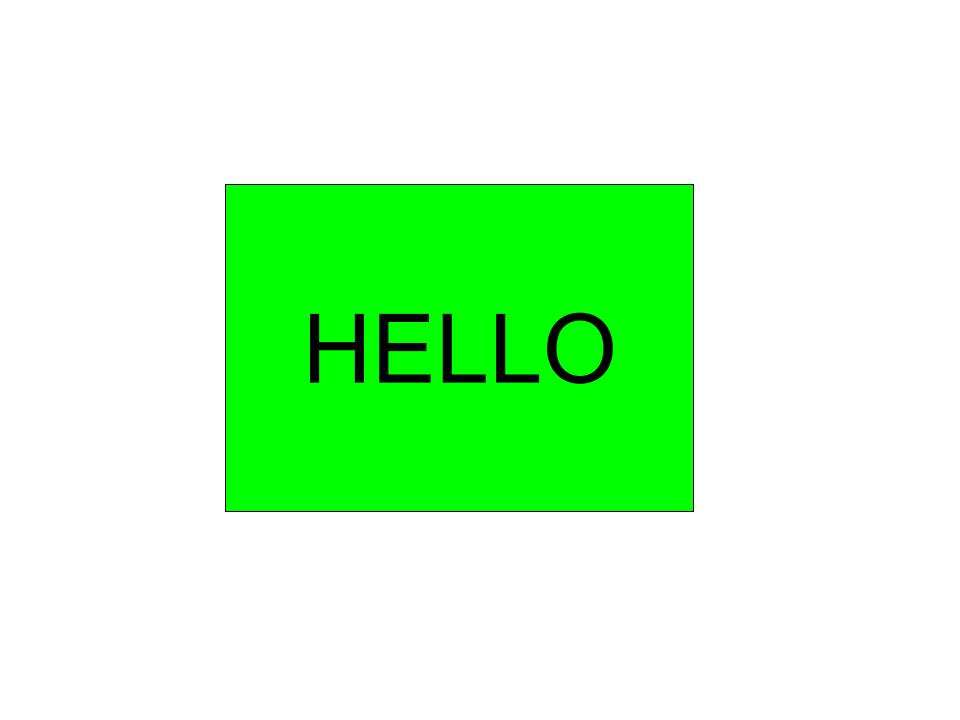
#> input picture image.jpg, 960 x 720 px
$ python main.py
#> lines starting #> are read from the running program, lines starting #| are printed output that depends on the picture; after the words box and inside, x2 and y2 are one past the last pixel; in counts of white or black regions, pixels touching at a corner belong together
import cv2
import numpy as np
import pytesseract
from matplotlib import pyplot as plt

img = cv2.imread("image.jpg")
#> img is the input picture: shape (720, 960, 3); mean B, G, R 198.8, 251.9, 198.5

gray = cv2.cvtColor(img, cv2.COLOR_BGR2GRAY)
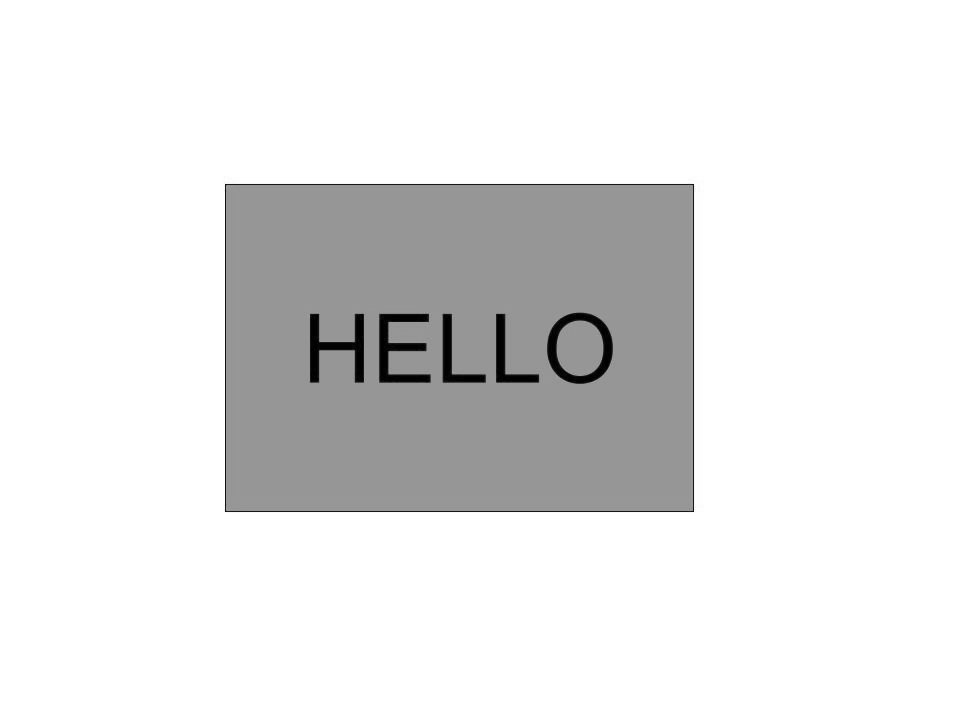
#> gray: shape (720, 960); min 0, max 255, mean 230

_, threshold = cv2.threshold(gray, 127, 255, cv2.THRESH_BINARY)
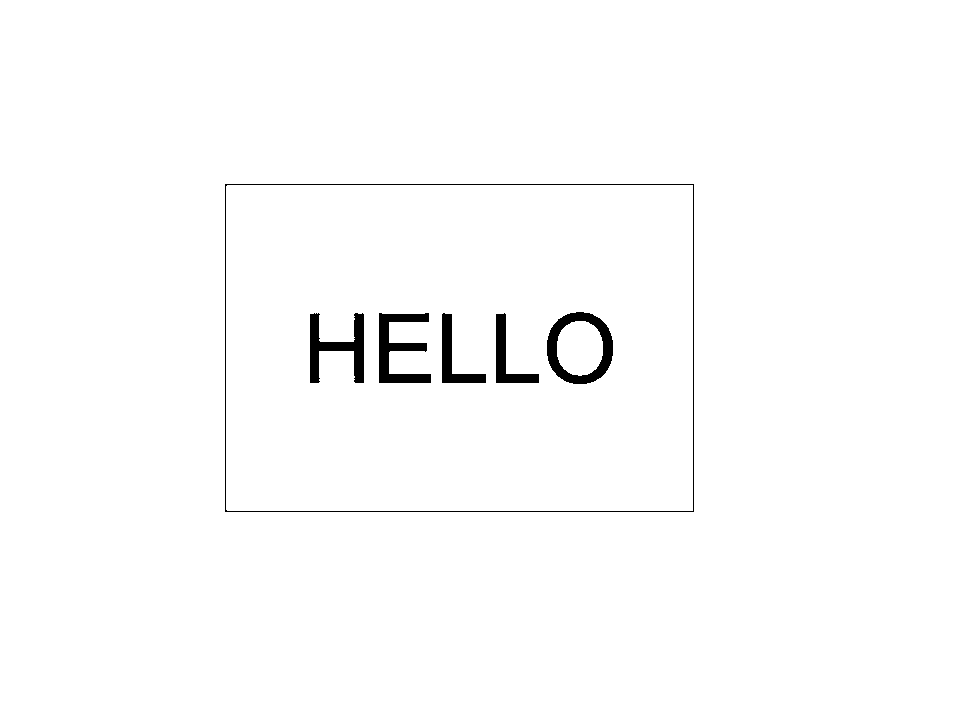
#> threshold: shape (720, 960); 98.7% white; 6 black regions

contours, _ = cv2.findContours(threshold, cv2.RETR_TREE, cv2.CHAIN_APPROX_SIMPLE)
#> contours = 9 contours; largest, box (x1, y1, x2, y2) and area: (0, 0, 960, 720) 689521, (224, 183, 695, 513) 154628, (226, 185, 693, 511) 151449, (546, 311, 614, 385) 3940, (557, 321, 603, 376) 1979

i = 0

for contour in contours:
    if i == 0:
        i = 1
        continue

    approx = cv2.approxPolyDP(contour, 0.01 * cv2.arcLength(contour, True), True)

    cv2.drawContours(img, [contour], 0, (0, 0, 255), 5)

    M = cv2.moments(contour)
    if M["m00"] != 0.0:
        x = int(M["m10"] / M["m00"])
        y = int(M["m01"] / M["m00"])

    if len(approx) == 3:
        cv2.putText(
            img, "Triangle", (x, y), cv2.FONT_HERSHEY_SIMPLEX, 0.6, (255, 255, 255), 2
        )
    elif len(approx) == 4:
        cv2.putText(
            img,
            "Quadrilateral",
            (x, y),
            cv2.FONT_HERSHEY_SIMPLEX,
            0.6,
            (255, 255, 255),
            2,
        )
    elif len(approx) == 5:
        cv2.putText(
            img, "Pentagon", (x, y), cv2.FONT_HERSHEY_SIMPLEX, 0.6, (255, 255, 255), 2
        )
    elif len(approx) == 6:
        cv2.putText(
            img, "Hexagon", (x, y), cv2.FONT_HERSHEY_SIMPLEX, 0.6, (255, 255, 255), 2
        )
    else:
        pass
#> this loop made 9 passes
#> (approx, x, y) on passes 2 to 3: ([[224, 184], [693, 183], [694, 511], [225, 512]], 459, 347), ([[226, 186], [227, 510], [692, 510], [692, 185]], 459, 347)
#> (x, y) on passes 4 to 9: (507, 356), (453, 357), (398, 348), (336, 347), (579, 347), (579, 347)
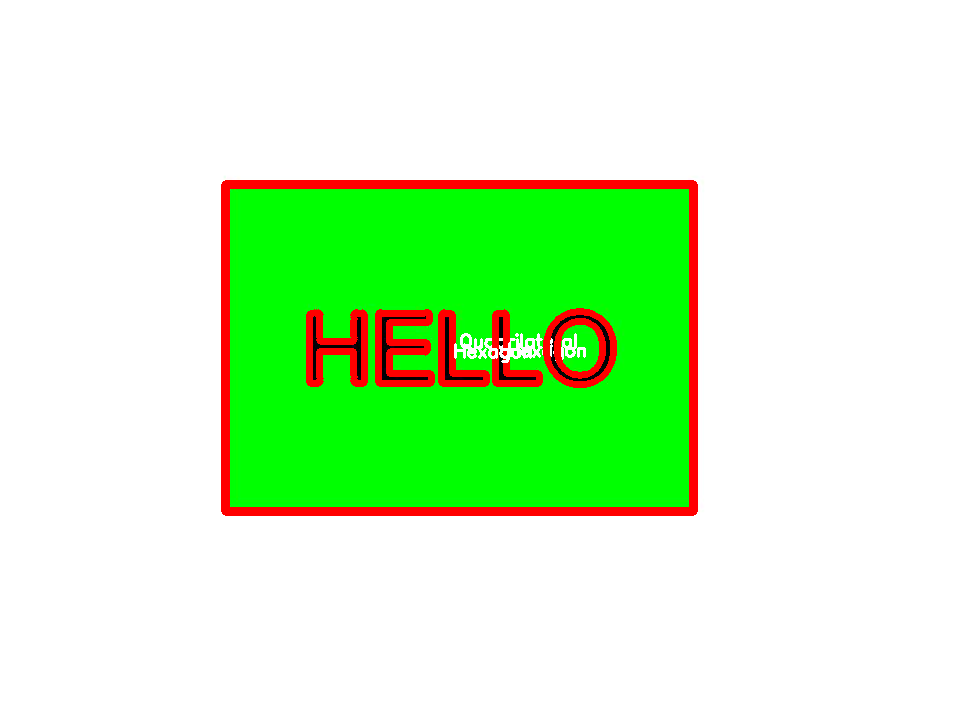
#> img: shape (720, 960, 3); 3.85% of pixels changed, all inside (x1, y1, x2, y2) = (221, 180, 698, 516)
#> after the loop, i = 1


ocr_img = cv2.imread("image.jpg")


gray_ocr = cv2.cvtColor(ocr_img, cv2.COLOR_BGR2GRAY)


ret, thresh1 = cv2.threshold(gray_ocr, 0, 255, cv2.THRESH_OTSU | cv2.THRESH_BINARY_INV)
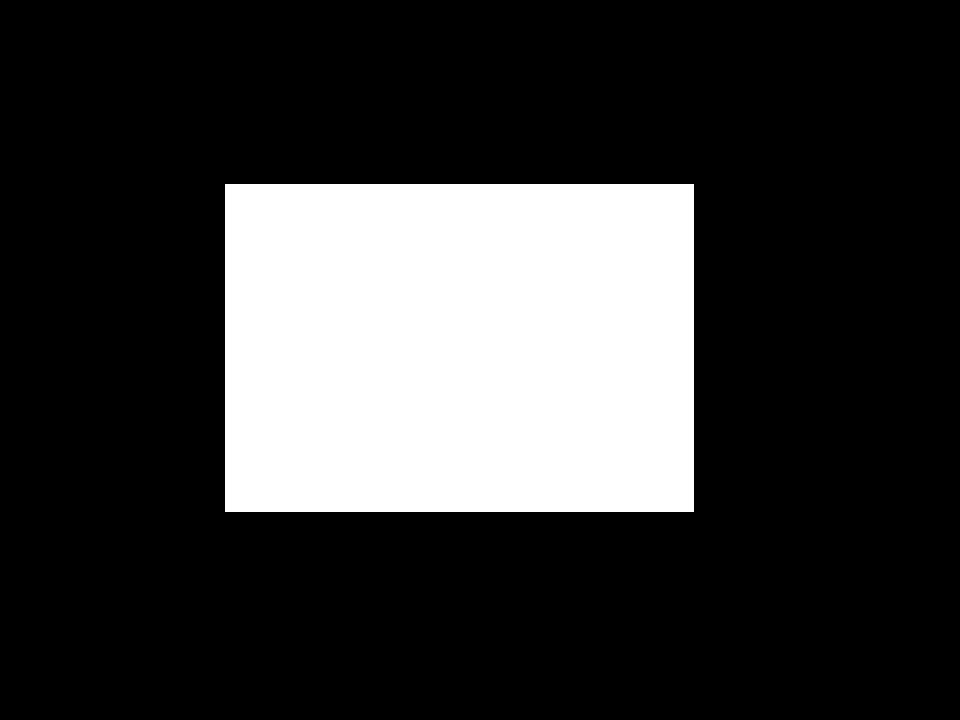
#> thresh1: shape (720, 960); 22.3% white; 1 white region, box (x1, y1, x2, y2) and area: (225, 184, 694, 512) 153832
#> ret = 171


rect_kernel = cv2.getStructuringElement(cv2.MORPH_RECT, (18, 18))


dilation = cv2.dilate(thresh1, rect_kernel, iterations=1)
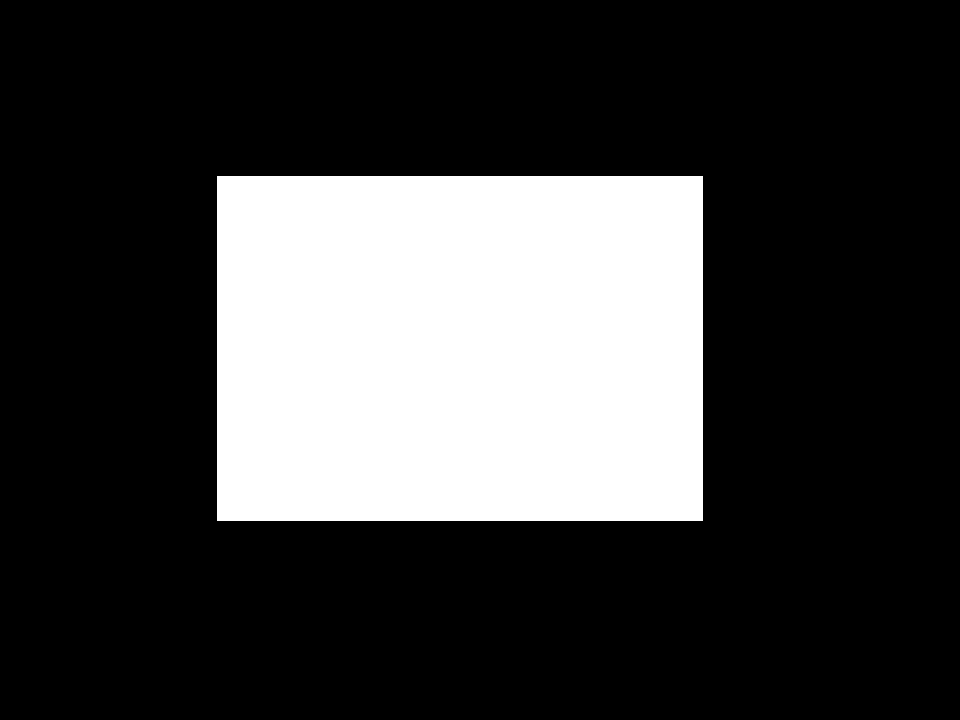
#> dilation: shape (720, 960); 24.3% white; 1 white region


ocr_contours, hierarchy = cv2.findContours(
    dilation, cv2.RETR_EXTERNAL, cv2.CHAIN_APPROX_NONE
)
#> ocr_contours = 1 contour; box (x1, y1, x2, y2) and area: (217, 176, 703, 521) 166840


im2 = ocr_img.copy()


file = open("recognized.txt", "w+")
file.write("")
file.close()


for cnt in ocr_contours:
    x, y, w, h = cv2.boundingRect(cnt)

    rect = cv2.rectangle(im2, (x, y), (x + w, y + h), (0, 255, 0), 2)

    cropped = im2[y : y + h, x : x + w]

    file = open("recognized.txt", "a")

#> (the run stopped early here; a loop or call above may not have finished)
